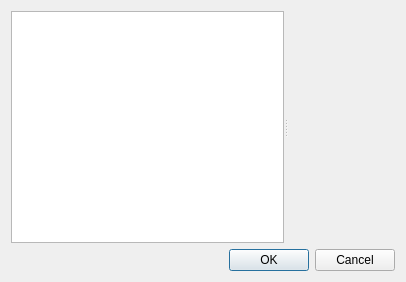
<?xml version="1.0" encoding="UTF-8"?>
<ui version="4.0">
 <class>Graph2dScatteredWindowDrawSettingDialog</class>
 <widget class="QDialog" name="Graph2dScatteredWindowDrawSettingDialog">
  <property name="geometry">
   <rect>
    <x>0</x>
    <y>0</y>
    <width>406</width>
    <height>282</height>
   </rect>
  </property>
  <property name="windowTitle">
   <string>Draw Setting</string>
  </property>
  <layout class="QVBoxLayout" name="verticalLayout">
   <item>
    <widget class="QSplitter" name="splitter">
     <property name="orientation">
      <enum>Qt::Horizontal</enum>
     </property>
     <property name="opaqueResize">
      <bool>true</bool>
     </property>
     <widget class="QListWidget" name="resultListWidget"/>
     <widget class="Graph2dScatteredWindowSettingWidget" name="resultSettingWidget" native="true"/>
    </widget>
   </item>
   <item>
    <widget class="QDialogButtonBox" name="buttonBox">
     <property name="orientation">
      <enum>Qt::Horizontal</enum>
     </property>
     <property name="standardButtons">
      <set>QDialogButtonBox::Cancel|QDialogButtonBox::Ok</set>
     </property>
    </widget>
   </item>
  </layout>
 </widget>
 <customwidgets>
  <customwidget>
   <class>Graph2dScatteredWindowSettingWidget</class>
   <extends>QWidget</extends>
   <header>post/graph2dscattered/graph2dscatteredwindowsettingwidget.h</header>
   <container>1</container>
  </customwidget>
 </customwidgets>
 <resources/>
 <connections>
  <connection>
   <sender>buttonBox</sender>
   <signal>accepted()</signal>
   <receiver>Graph2dScatteredWindowDrawSettingDialog</receiver>
   <slot>accept()</slot>
   <hints>
    <hint type="sourcelabel">
     <x>248</x>
     <y>254</y>
    </hint>
    <hint type="destinationlabel">
     <x>157</x>
     <y>274</y>
    </hint>
   </hints>
  </connection>
  <connection>
   <sender>buttonBox</sender>
   <signal>rejected()</signal>
   <receiver>Graph2dScatteredWindowDrawSettingDialog</receiver>
   <slot>reject()</slot>
   <hints>
    <hint type="sourcelabel">
     <x>316</x>
     <y>260</y>
    </hint>
    <hint type="destinationlabel">
     <x>286</x>
     <y>274</y>
    </hint>
   </hints>
  </connection>
 </connections>
</ui>
